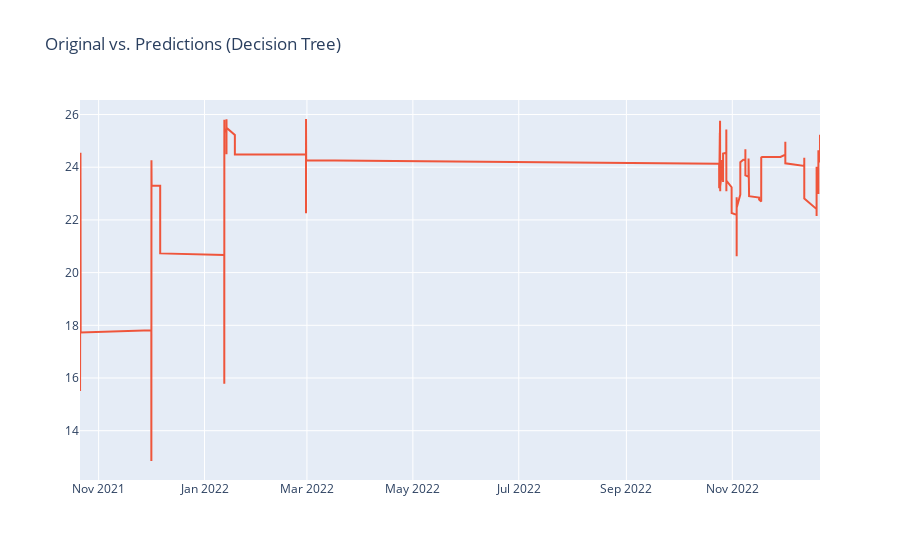

Here is the notebook cell this chart was saved with:
### Code cell
# Make Predictions on the entire dataset
y_pred = dt_model.predict(X)
print("Model Prediction on entire dataset", y_pred)

# Inverse transform y and y_pred
# get the inverse transform of y (the next temp value)
original_y = scaler.inverse_transform(scaled_data)[:, -1]
print("Original y", original_y)
# Manually calculate the Inverse transform the model prediction
unscaled_y_pred = (y_pred * sqrt(scaler.var_[-1])) + scaler.mean_[-1]
print("Unstandardized y_pred", unscaled_y_pred)

# Create a dataframe of the actual and predicted values for visualization
df_prediction = pd.DataFrame()
df_prediction["Actual"] = original_y
df_prediction["Prediction"] = unscaled_y_pred
df_prediction.set_index(data.index, inplace=True)
# df_prediction.to_csv('dt_pressure.csv', index = True)
print(df_prediction.head(15))

# Plot the results
interactive_plot2(df_prediction, "Original vs. Predictions (Decision Tree)")

### Figure 1 — Plotly figure (JSON) as saved in the notebook; plotly's stock layout.template omitted (floating-point values rounded to 4 significant figures; data arrays with more than 128 entries replaced by an {"elided": "..."} marker saying what was removed)
{"data": [{"hovertemplate": "<extra></extra>", "legendgroup": "", "line": {"color": "#636efa", "dash": "solid"}, "marker": {"symbol": "circle"}, "mode": "lines", "name": "", "orientation": "v", "showlegend": false, "type": "scatter", "xaxis": "x", "yaxis": "y"}, {"name": "Actual", "type": "scatter", "x": {"elided": "2059 str values"}, "y": {"elided": "2059 float values"}}], "layout": {"legend": {"tracegroupgap": 0}, "title": {"text": "Original vs. Predictions (Decision Tree)"}, "xaxis": {"anchor": "y", "domain": [0, 1]}, "yaxis": {"anchor": "x", "domain": [0, 1]}}}
